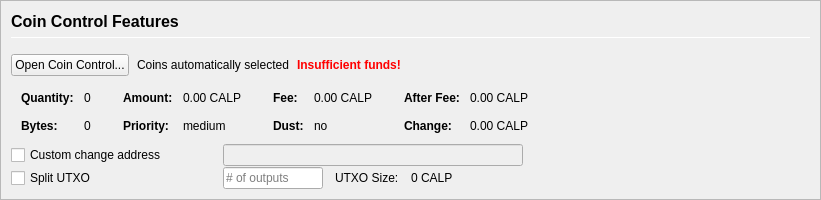
         <widget class="QFrame" name="frameCoinControl">
          <property name="sizePolicy">
           <sizepolicy hsizetype="Expanding" vsizetype="Expanding">
            <horstretch>0</horstretch>
            <verstretch>0</verstretch>
           </sizepolicy>
          </property>
          <property name="maximumSize">
           <size>
            <width>16777215</width>
            <height>16777215</height>
           </size>
          </property>
          <property name="frameShape">
           <enum>QFrame::StyledPanel</enum>
          </property>
          <property name="frameShadow">
           <enum>QFrame::Sunken</enum>
          </property>
          <layout class="QVBoxLayout" name="verticalLayoutCoinControl2">
           <property name="spacing">
            <number>0</number>
           </property>
           <property name="leftMargin">
            <number>0</number>
           </property>
           <property name="topMargin">
            <number>0</number>
           </property>
           <property name="rightMargin">
            <number>0</number>
           </property>
           <property name="bottomMargin">
            <number>0</number>
           </property>
           <item>
            <widget class="QFrame" name="frameCoinControl_BG">
             <layout class="QVBoxLayout" name="verticalLayoutCoinControl" stretch="0,0,0,0,0,0">
              <property name="spacing">
               <number>1</number>
              </property>
              <property name="leftMargin">
               <number>10</number>
              </property>
              <property name="topMargin">
               <number>10</number>
              </property>
              <item>
               <layout class="QHBoxLayout" name="horizontalLayoutCoinControl1">
                <property name="bottomMargin">
                 <number>15</number>
                </property>
                <item>
                 <layout class="QVBoxLayout" name="verticalLayout_3">
                  <property name="spacing">
                   <number>6</number>
                  </property>
                  <item>
                   <widget class="QLabel" name="labelCoinControlFeatures">
                    <property name="sizePolicy">
                     <sizepolicy hsizetype="Preferred" vsizetype="Maximum">
                      <horstretch>0</horstretch>
                      <verstretch>0</verstretch>
                     </sizepolicy>
                    </property>
                    <property name="minimumSize">
                     <size>
                      <width>0</width>
                      <height>20</height>
                     </size>
                    </property>
                    <property name="font">
                     <font>
                      <pointsize>12</pointsize>
                      <weight>75</weight>
                      <bold>true</bold>
                     </font>
                    </property>
                    <property name="styleSheet">
                     <string notr="true">font-weight:bold;</string>
                    </property>
                    <property name="text">
                     <string>Coin Control Features</string>
                    </property>
                   </widget>
                  </item>
                  <item>
                   <widget class="Line" name="line">
                    <property name="minimumSize">
                     <size>
                      <width>0</width>
                      <height>1</height>
                     </size>
                    </property>
                    <property name="maximumSize">
                     <size>
                      <width>16777215</width>
                      <height>1</height>
                     </size>
                    </property>
                    <property name="orientation">
                     <enum>Qt::Horizontal</enum>
                    </property>
                   </widget>
                  </item>
                 </layout>
                </item>
               </layout>
              </item>
              <item>
               <layout class="QHBoxLayout" name="horizontalLayoutCoinControl2" stretch="0,0,0,0">
                <property name="spacing">
                 <number>8</number>
                </property>
                <property name="bottomMargin">
                 <number>10</number>
                </property>
                <item>
                 <widget class="QPushButton" name="pushButtonCoinControl">
                  <property name="styleSheet">
                   <string notr="true"/>
                  </property>
                  <property name="text">
                   <string>Open Coin Control...</string>
                  </property>
                  <property name="autoDefault">
                   <bool>false</bool>
                  </property>
                 </widget>
                </item>
                <item>
                 <widget class="QLabel" name="labelCoinControlAutomaticallySelected">
                  <property name="text">
                   <string>Coins automatically selected</string>
                  </property>
                  <property name="margin">
                   <number>5</number>
                  </property>
                 </widget>
                </item>
                <item>
                 <widget class="QLabel" name="labelCoinControlInsuffFunds">
                  <property name="font">
                   <font>
                    <weight>75</weight>
                    <bold>true</bold>
                   </font>
                  </property>
                  <property name="styleSheet">
                   <string notr="true">color:red;font-weight:bold;</string>
                  </property>
                  <property name="text">
                   <string>Insufficient funds!</string>
                  </property>
                  <property name="margin">
                   <number>5</number>
                  </property>
                 </widget>
                </item>
                <item>
                 <spacer name="horizontalSpacerCoinControl">
                  <property name="orientation">
                   <enum>Qt::Horizontal</enum>
                  </property>
                  <property name="sizeHint" stdset="0">
                   <size>
                    <width>40</width>
                    <height>1</height>
                   </size>
                  </property>
                 </spacer>
                </item>
               </layout>
              </item>
              <item>
               <widget class="QWidget" name="widgetCoinControl" native="true">
                <property name="sizePolicy">
                 <sizepolicy hsizetype="Preferred" vsizetype="Preferred">
                  <horstretch>0</horstretch>
                  <verstretch>0</verstretch>
                 </sizepolicy>
                </property>
                <property name="minimumSize">
                 <size>
                  <width>0</width>
                  <height>0</height>
                 </size>
                </property>
                <property name="styleSheet">
                 <string notr="true"/>
                </property>
                <layout class="QHBoxLayout" name="horizontalLayoutCoinControl5">
                 <property name="leftMargin">
                  <number>0</number>
                 </property>
                 <property name="topMargin">
                  <number>0</number>
                 </property>
                 <property name="rightMargin">
                  <number>0</number>
                 </property>
                 <property name="bottomMargin">
                  <number>0</number>
                 </property>
                 <item>
                  <layout class="QHBoxLayout" name="horizontalLayoutCoinControl3" stretch="0,0,0,1">
                   <property name="spacing">
                    <number>20</number>
                   </property>
                   <property name="topMargin">
                    <number>0</number>
                   </property>
                   <property name="bottomMargin">
                    <number>10</number>
                   </property>
                   <item>
                    <layout class="QFormLayout" name="formLayoutCoinControl1">
                     <property name="horizontalSpacing">
                      <number>10</number>
                     </property>
                     <property name="verticalSpacing">
                      <number>14</number>
                     </property>
                     <property name="leftMargin">
                      <number>10</number>
                     </property>
                     <property name="topMargin">
                      <number>4</number>
                     </property>
                     <property name="rightMargin">
                      <number>6</number>
                     </property>
                     <item row="0" column="0">
                      <widget class="QLabel" name="labelCoinControlQuantityText">
                       <property name="font">
                        <font>
                         <weight>75</weight>
                         <bold>true</bold>
                        </font>
                       </property>
                       <property name="text">
                        <string>Quantity:</string>
                       </property>
                       <property name="margin">
                        <number>0</number>
                       </property>
                      </widget>
                     </item>
                     <item row="0" column="1">
                      <widget class="QLabel" name="labelCoinControlQuantity">
                       <property name="cursor">
                        <cursorShape>IBeamCursor</cursorShape>
                       </property>
                       <property name="contextMenuPolicy">
                        <enum>Qt::ActionsContextMenu</enum>
                       </property>
                       <property name="text">
                        <string notr="true">0</string>
                       </property>
                       <property name="margin">
                        <number>0</number>
                       </property>
                       <property name="textInteractionFlags">
                        <set>Qt::LinksAccessibleByMouse|Qt::TextSelectableByKeyboard|Qt::TextSelectableByMouse</set>
                       </property>
                      </widget>
                     </item>
                     <item row="1" column="0">
                      <widget class="QLabel" name="labelCoinControlBytesText">
                       <property name="font">
                        <font>
                         <weight>75</weight>
                         <bold>true</bold>
                        </font>
                       </property>
                       <property name="text">
                        <string>Bytes:</string>
                       </property>
                      </widget>
                     </item>
                     <item row="1" column="1">
                      <widget class="QLabel" name="labelCoinControlBytes">
                       <property name="cursor">
                        <cursorShape>IBeamCursor</cursorShape>
                       </property>
                       <property name="contextMenuPolicy">
                        <enum>Qt::ActionsContextMenu</enum>
                       </property>
                       <property name="text">
                        <string notr="true">0</string>
                       </property>
                       <property name="textInteractionFlags">
                        <set>Qt::LinksAccessibleByMouse|Qt::TextSelectableByKeyboard|Qt::TextSelectableByMouse</set>
                       </property>
                      </widget>
                     </item>
                    </layout>
                   </item>
                   <item>
                    <layout class="QFormLayout" name="formLayoutCoinControl2">
                     <property name="horizontalSpacing">
                      <number>10</number>
                     </property>
                     <property name="verticalSpacing">
                      <number>14</number>
                     </property>
                     <property name="leftMargin">
                      <number>6</number>
                     </property>
                     <property name="topMargin">
                      <number>4</number>
                     </property>
                     <property name="rightMargin">
                      <number>6</number>
                     </property>
                     <item row="0" column="0">
                      <widget class="QLabel" name="labelCoinControlAmountText">
                       <property name="font">
                        <font>
                         <weight>75</weight>
                         <bold>true</bold>
                        </font>
                       </property>
                       <property name="text">
                        <string>Amount:</string>
                       </property>
                       <property name="margin">
                        <number>0</number>
                       </property>
                      </widget>
                     </item>
                     <item row="0" column="1">
                      <widget class="QLabel" name="labelCoinControlAmount">
                       <property name="cursor">
                        <cursorShape>IBeamCursor</cursorShape>
                       </property>
                       <property name="contextMenuPolicy">
                        <enum>Qt::ActionsContextMenu</enum>
                       </property>
                       <property name="text">
                        <string notr="true">0.00 CALP</string>
                       </property>
                       <property name="textInteractionFlags">
                        <set>Qt::LinksAccessibleByMouse|Qt::TextSelectableByKeyboard|Qt::TextSelectableByMouse</set>
                       </property>
                      </widget>
                     </item>
                     <item row="1" column="0">
                      <widget class="QLabel" name="labelCoinControlPriorityText">
                       <property name="font">
                        <font>
                         <weight>75</weight>
                         <bold>true</bold>
                        </font>
                       </property>
                       <property name="text">
                        <string>Priority:</string>
                       </property>
                      </widget>
                     </item>
                     <item row="1" column="1">
                      <widget class="QLabel" name="labelCoinControlPriority">
                       <property name="cursor">
                        <cursorShape>IBeamCursor</cursorShape>
                       </property>
                       <property name="contextMenuPolicy">
                        <enum>Qt::ActionsContextMenu</enum>
                       </property>
                       <property name="text">
                        <string>medium</string>
                       </property>
                       <property name="textInteractionFlags">
                        <set>Qt::LinksAccessibleByMouse|Qt::TextSelectableByKeyboard|Qt::TextSelectableByMouse</set>
                       </property>
                      </widget>
                     </item>
                    </layout>
                   </item>
                   <item>
                    <layout class="QFormLayout" name="formLayoutCoinControl3">
                     <property name="horizontalSpacing">
                      <number>10</number>
                     </property>
                     <property name="verticalSpacing">
                      <number>14</number>
                     </property>
                     <property name="leftMargin">
                      <number>6</number>
                     </property>
                     <property name="topMargin">
                      <number>4</number>
                     </property>
                     <property name="rightMargin">
                      <number>6</number>
                     </property>
                     <item row="0" column="0">
                      <widget class="QLabel" name="labelCoinControlFeeText">
                       <property name="font">
                        <font>
                         <weight>75</weight>
                         <bold>true</bold>
                        </font>
                       </property>
                       <property name="text">
                        <string>Fee:</string>
                       </property>
                       <property name="margin">
                        <number>0</number>
                       </property>
                      </widget>
                     </item>
                     <item row="0" column="1">
                      <widget class="QLabel" name="labelCoinControlFee">
                       <property name="cursor">
                        <cursorShape>IBeamCursor</cursorShape>
                       </property>
                       <property name="contextMenuPolicy">
                        <enum>Qt::ActionsContextMenu</enum>
                       </property>
                       <property name="text">
                        <string notr="true">0.00 CALP</string>
                       </property>
                       <property name="textInteractionFlags">
                        <set>Qt::LinksAccessibleByMouse|Qt::TextSelectableByKeyboard|Qt::TextSelectableByMouse</set>
                       </property>
                      </widget>
                     </item>
                     <item row="1" column="0">
                      <widget class="QLabel" name="labelCoinControlLowOutputText">
                       <property name="font">
                        <font>
                         <weight>75</weight>
                         <bold>true</bold>
                        </font>
                       </property>
                       <property name="text">
                        <string>Dust:</string>
                       </property>
                      </widget>
                     </item>
                     <item row="1" column="1">
                      <widget class="QLabel" name="labelCoinControlLowOutput">
                       <property name="cursor">
                        <cursorShape>IBeamCursor</cursorShape>
                       </property>
                       <property name="contextMenuPolicy">
                        <enum>Qt::ActionsContextMenu</enum>
                       </property>
                       <property name="text">
                        <string>no</string>
                       </property>
                       <property name="textInteractionFlags">
                        <set>Qt::LinksAccessibleByMouse|Qt::TextSelectableByKeyboard|Qt::TextSelectableByMouse</set>
                       </property>
                      </widget>
                     </item>
                    </layout>
                   </item>
                   <item>
                    <layout class="QFormLayout" name="formLayoutCoinControl4">
                     <property name="horizontalSpacing">
                      <number>10</number>
                     </property>
                     <property name="verticalSpacing">
                      <number>14</number>
                     </property>
                     <property name="leftMargin">
                      <number>6</number>
                     </property>
                     <property name="topMargin">
                      <number>4</number>
                     </property>
                     <property name="rightMargin">
                      <number>6</number>
                     </property>
                     <item row="0" column="0">
                      <widget class="QLabel" name="labelCoinControlAfterFeeText">
                       <property name="font">
                        <font>
                         <weight>75</weight>
                         <bold>true</bold>
                        </font>
                       </property>
                       <property name="text">
                        <string>After Fee:</string>
                       </property>
                       <property name="margin">
                        <number>0</number>
                       </property>
                      </widget>
                     </item>
                     <item row="0" column="1">
                      <widget class="QLabel" name="labelCoinControlAfterFee">
                       <property name="cursor">
                        <cursorShape>IBeamCursor</cursorShape>
                       </property>
                       <property name="contextMenuPolicy">
                        <enum>Qt::ActionsContextMenu</enum>
                       </property>
                       <property name="text">
                        <string notr="true">0.00 CALP</string>
                       </property>
                       <property name="textInteractionFlags">
                        <set>Qt::LinksAccessibleByMouse|Qt::TextSelectableByKeyboard|Qt::TextSelectableByMouse</set>
                       </property>
                      </widget>
                     </item>
                     <item row="1" column="0">
                      <widget class="QLabel" name="labelCoinControlChangeText">
                       <property name="font">
                        <font>
                         <weight>75</weight>
                         <bold>true</bold>
                        </font>
                       </property>
                       <property name="text">
                        <string>Change:</string>
                       </property>
                      </widget>
                     </item>
                     <item row="1" column="1">
                      <widget class="QLabel" name="labelCoinControlChange">
                       <property name="cursor">
                        <cursorShape>IBeamCursor</cursorShape>
                       </property>
                       <property name="contextMenuPolicy">
                        <enum>Qt::ActionsContextMenu</enum>
                       </property>
                       <property name="text">
                        <string notr="true">0.00 CALP</string>
                       </property>
                       <property name="textInteractionFlags">
                        <set>Qt::LinksAccessibleByMouse|Qt::TextSelectableByKeyboard|Qt::TextSelectableByMouse</set>
                       </property>
                      </widget>
                     </item>
                    </layout>
                   </item>
                  </layout>
                 </item>
                </layout>
               </widget>
              </item>
              <item>
               <layout class="QHBoxLayout" name="horizontalLayoutCoinControl4">
                <property name="spacing">
                 <number>12</number>
                </property>
                <property name="sizeConstraint">
                 <enum>QLayout::SetDefaultConstraint</enum>
                </property>
                <property name="topMargin">
                 <number>0</number>
                </property>
                <property name="rightMargin">
                 <number>0</number>
                </property>
                <item>
                 <widget class="QCheckBox" name="checkBoxCoinControlChange">
                  <property name="sizePolicy">
                   <sizepolicy hsizetype="Preferred" vsizetype="Preferred">
                    <horstretch>0</horstretch>
                    <verstretch>0</verstretch>
                   </sizepolicy>
                  </property>
                  <property name="minimumSize">
                   <size>
                    <width>200</width>
                    <height>0</height>
                   </size>
                  </property>
                  <property name="maximumSize">
                   <size>
                    <width>200</width>
                    <height>16777215</height>
                   </size>
                  </property>
                  <property name="toolTip">
                   <string>If this is activated, but the change address is empty or invalid, change will be sent to a newly generated address.</string>
                  </property>
                  <property name="text">
                   <string>Custom change address</string>
                  </property>
                 </widget>
                </item>
                <item>
                 <widget class="QValidatedLineEdit" name="lineEditCoinControlChange">
                  <property name="enabled">
                   <bool>false</bool>
                  </property>
                  <property name="sizePolicy">
                   <sizepolicy hsizetype="Preferred" vsizetype="Preferred">
                    <horstretch>0</horstretch>
                    <verstretch>0</verstretch>
                   </sizepolicy>
                  </property>
                  <property name="minimumSize">
                   <size>
                    <width>300</width>
                    <height>0</height>
                   </size>
                  </property>
                 </widget>
                </item>
                <item>
                 <widget class="QLabel" name="labelCoinControlChangeLabel">
                  <property name="sizePolicy">
                   <sizepolicy hsizetype="Preferred" vsizetype="Preferred">
                    <horstretch>0</horstretch>
                    <verstretch>0</verstretch>
                   </sizepolicy>
                  </property>
                  <property name="minimumSize">
                   <size>
                    <width>100</width>
                    <height>0</height>
                   </size>
                  </property>
                  <property name="text">
                   <string/>
                  </property>
                  <property name="margin">
                   <number>3</number>
                  </property>
                 </widget>
                </item>
               </layout>
              </item>
              <item>
               <layout class="QHBoxLayout" name="horizontalLayoutCoinControl6">
                <property name="spacing">
                 <number>12</number>
                </property>
                <property name="rightMargin">
                 <number>0</number>
                </property>
                <item>
                 <widget class="QCheckBox" name="splitBlockCheckBox">
                  <property name="sizePolicy">
                   <sizepolicy hsizetype="Preferred" vsizetype="Preferred">
                    <horstretch>0</horstretch>
                    <verstretch>0</verstretch>
                   </sizepolicy>
                  </property>
                  <property name="minimumSize">
                   <size>
                    <width>200</width>
                    <height>0</height>
                   </size>
                  </property>
                  <property name="maximumSize">
                   <size>
                    <width>200</width>
                    <height>16777215</height>
                   </size>
                  </property>
                  <property name="text">
                   <string>Split UTXO</string>
                  </property>
                 </widget>
                </item>
                <item>
                 <widget class="QLineEdit" name="splitBlockLineEdit">
                  <property name="sizePolicy">
                   <sizepolicy hsizetype="Preferred" vsizetype="Preferred">
                    <horstretch>50</horstretch>
                    <verstretch>0</verstretch>
                   </sizepolicy>
                  </property>
                  <property name="minimumSize">
                   <size>
                    <width>100</width>
                    <height>0</height>
                   </size>
                  </property>
                  <property name="maximumSize">
                   <size>
                    <width>100</width>
                    <height>16777215</height>
                   </size>
                  </property>
                  <property name="placeholderText">
                   <string># of outputs</string>
                  </property>
                 </widget>
                </item>
                <item>
                 <widget class="QLabel" name="labelBlockSizeText">
                  <property name="text">
                   <string>UTXO Size:</string>
                  </property>
                 </widget>
                </item>
                <item>
                 <widget class="QLabel" name="labelBlockSize">
                  <property name="text">
                   <string>0 CALP</string>
                  </property>
                 </widget>
                </item>
                <item>
                 <spacer name="horizontalSpacer_7">
                  <property name="orientation">
                   <enum>Qt::Horizontal</enum>
                  </property>
                  <property name="sizeHint" stdset="0">
                   <size>
                    <width>40</width>
                    <height>20</height>
                   </size>
                  </property>
                 </spacer>
                </item>
               </layout>
              </item>
              <item>
               <spacer name="verticalSpacerCoinControl">
                <property name="orientation">
                 <enum>Qt::Vertical</enum>
                </property>
                <property name="sizeHint" stdset="0">
                 <size>
                  <width>800</width>
                  <height>1</height>
                 </size>
                </property>
               </spacer>
              </item>
             </layout>
            </widget>
           </item>
          </layout>
         </widget>
